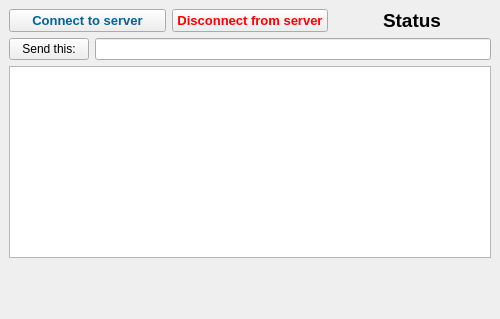
<?xml version="1.0" encoding="UTF-8"?>
<ui version="4.0">
 <class>MainClientWindow</class>
 <widget class="QMainWindow" name="MainClientWindow">
  <property name="geometry">
   <rect>
    <x>0</x>
    <y>0</y>
    <width>500</width>
    <height>319</height>
   </rect>
  </property>
  <property name="windowTitle">
   <string>MainClientWindow</string>
  </property>
  <widget class="QWidget" name="centralwidget">
   <layout class="QVBoxLayout" name="verticalLayout">
    <item>
     <layout class="QHBoxLayout" name="horizontalLayout">
      <item>
       <widget class="QPushButton" name="btnConnectToServer">
        <property name="font">
         <font>
          <pointsize>10</pointsize>
          <weight>75</weight>
          <bold>true</bold>
         </font>
        </property>
        <property name="styleSheet">
         <string notr="true">color: rgb(0, 100, 155);</string>
        </property>
        <property name="text">
         <string>Connect to server</string>
        </property>
       </widget>
      </item>
      <item>
       <widget class="QPushButton" name="btnDisconnectFromServer">
        <property name="font">
         <font>
          <pointsize>10</pointsize>
          <weight>75</weight>
          <bold>true</bold>
         </font>
        </property>
        <property name="styleSheet">
         <string notr="true">color: rgb(255, 0, 0);</string>
        </property>
        <property name="text">
         <string>Disconnect from server</string>
        </property>
       </widget>
      </item>
      <item alignment="Qt::AlignHCenter">
       <widget class="QLabel" name="lblStatus">
        <property name="font">
         <font>
          <pointsize>14</pointsize>
          <weight>75</weight>
          <bold>true</bold>
         </font>
        </property>
        <property name="text">
         <string>Status</string>
        </property>
       </widget>
      </item>
     </layout>
    </item>
    <item>
     <layout class="QHBoxLayout" name="horizontalLayout_2">
      <item>
       <widget class="QPushButton" name="btnSendMessage">
        <property name="text">
         <string>Send this:</string>
        </property>
       </widget>
      </item>
      <item>
       <widget class="QLineEdit" name="txtMessage"/>
      </item>
     </layout>
    </item>
    <item>
     <widget class="QTextEdit" name="txtEdit_log"/>
    </item>
    <item>
     <spacer name="verticalSpacer">
      <property name="orientation">
       <enum>Qt::Vertical</enum>
      </property>
      <property name="sizeHint" stdset="0">
       <size>
        <width>20</width>
        <height>40</height>
       </size>
      </property>
     </spacer>
    </item>
   </layout>
  </widget>
 </widget>
 <resources/>
 <connections/>
</ui>
